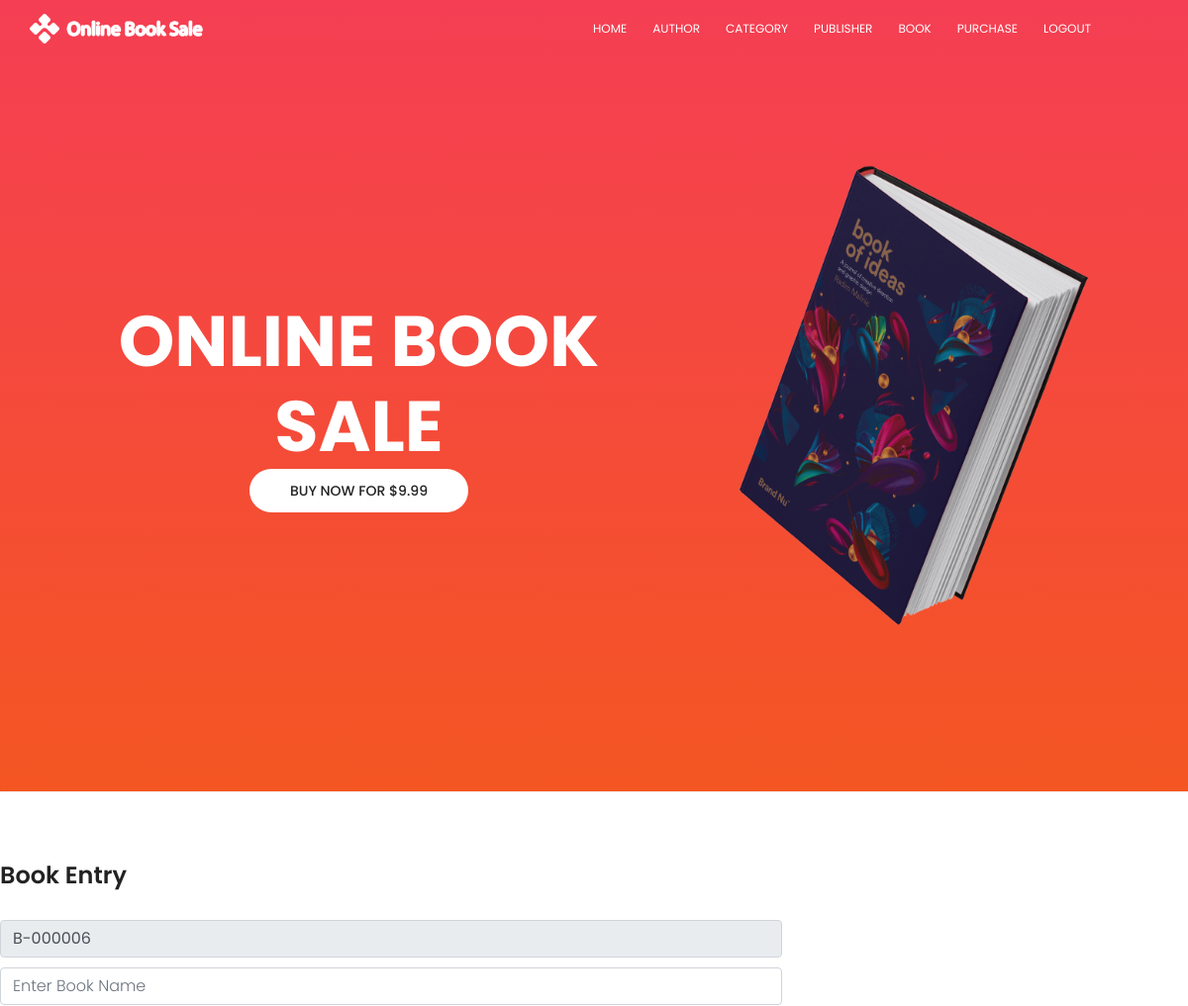
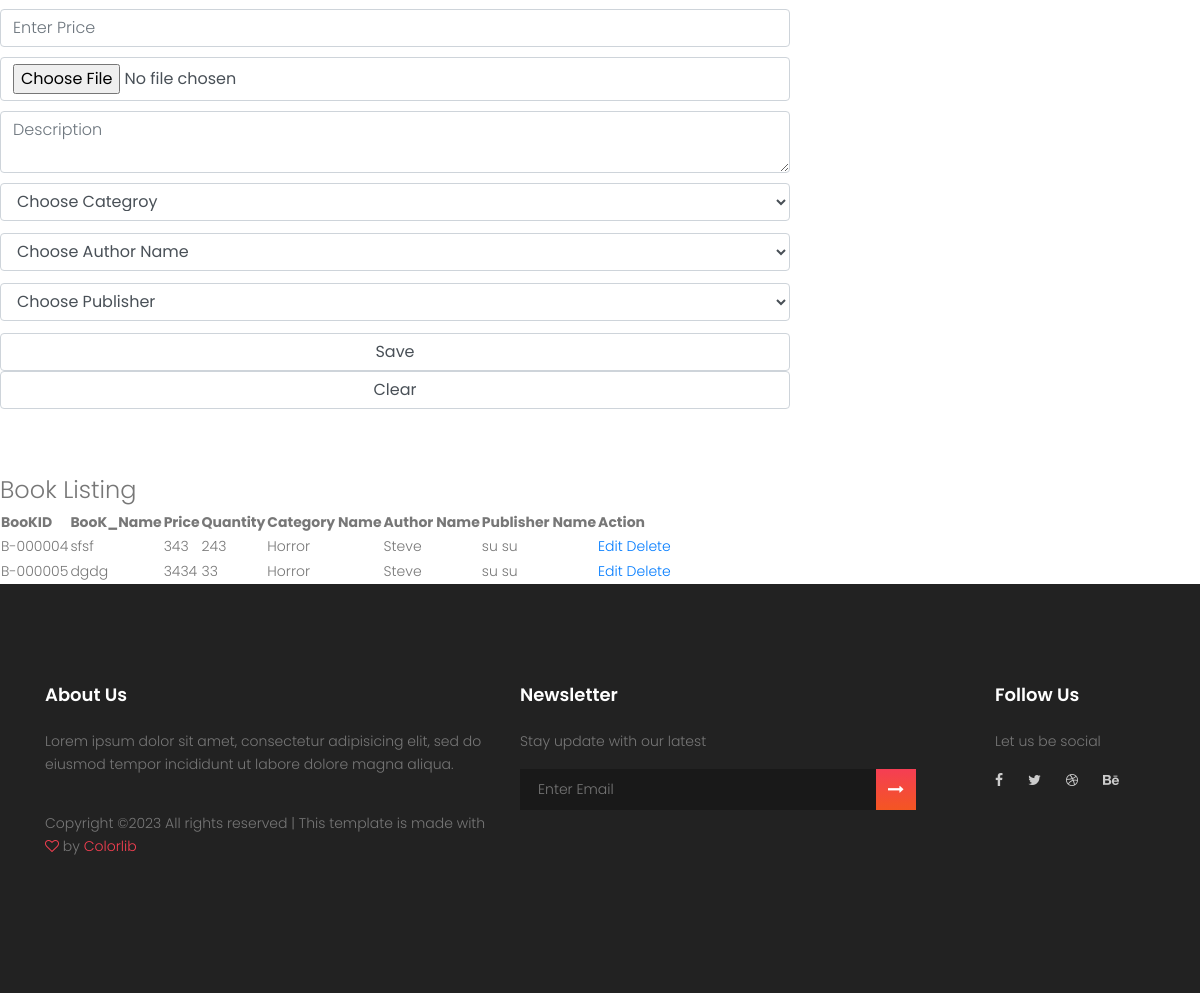
Page /Book_Entry.php on the committed database (2 pictures, top to bottom).
### tables this page shows
CREATE TABLE `book` (
  `BookID` varchar(20) NOT NULL,
  `BookName` varchar(50) NOT NULL,
  `AuthorID` varchar(50) NOT NULL,
  `CategoryID` varchar(50) NOT NULL,
  `PublisherID` varchar(20) NOT NULL,
  `Price` int(11) NOT NULL,
  `Quantity` int(11) NOT NULL,
  `BookImage` text NOT NULL,
  `Description` text NOT NULL
);

CREATE TABLE `category` (
  `CategoryID` varchar(10) NOT NULL,
  `CategoryName` varchar(20) NOT NULL
);

CREATE TABLE `author` (
  `AuthorID` varchar(20) NOT NULL,
  `AuthorName` varchar(50) NOT NULL
);

CREATE TABLE `publisher` (
  `PublisherID` varchar(20) NOT NULL,
  `PublisherName` varchar(50) NOT NULL,
  `PublisherDate` varchar(120) NOT NULL,
  `Address` varchar(50) NOT NULL,
  `Email` varchar(20) NOT NULL,
  `Phone` varchar(30) NOT NULL
);

### AutoID_Functions.php (called while the page is built, shortened)
<?php
function AutoID($tableName,$fieldName,$prefix,$noOfLeadingZeros)
{
	$connection=mysqli_connect('localhost','root','','book_shop_db');
	$sql="SELECT " . $fieldName . " FROM " . $tableName . " ORDER BY " . $fieldName . " DESC";
	$result = mysqli_query($connection,$sql);
	$noOfRow=mysqli_num_rows($result);
	$row = mysqli_fetch_array($result);
	if ($noOfRow<1)
	{
		return $prefix . "000001";
	}
	else
	{
		$oldID=$row[$fieldName];
		$oldID=str_replace($prefix,"",$oldID);
		$value=(int)$oldID;
		$value++;
		$newID=$prefix . NumberFormatter($value,$noOfLeadingZeros);
		return $newID;
	}
}
function NumberFormatter($number,$n)
{
	return str_pad((int) $number,$n,"0",STR_PAD_LEFT);
}
?>

### Book_Entry.php (the view, shortened to what this page needs)
<?php
include('AutoID_Functions.php');
include('header1.php');
?>
<html>
<head>
</head>
<body>
<div class="section-top-border">
						<div class="row">
							<div class="col-lg-8 col-md-8">
								<h3 class="mb-30">Book Entry</h3>
								<form action="Book_Entry.php" method="post" enctype="multipart/form-data">
									<div class="mt-10">
										<input type="text" name="txtbookid" class="form-control" value="<?php echo AutoID('Book','BookID','B-',6); ?>" required readonly  onfocus="this.placeholder = ''" onblur="this.placeholder = 'Book ID'" required class="single-input">
									</div>
									<div class="mt-10">
										<input type="text" name="txtbookname" class="form-control" placeholder="Enter Book Name" required  onfocus="this.placeholder = ''" onblur="this.placeholder = 'Book Name'" required class="single-input">
									</div>
									<div class="mt-10">
										<input type="number" name="txtprice" class="form-control" placeholder="Enter Price" min="0" required onfocus="this.placeholder = ''" onblur="this.placeholder = 'Price'" required class="single-input">
									</div>
									<div class="mt-10">
										<input type="file" class="form-control" name="fileBookImage"placeholder="Enter Quantity"  min="0" required onfocus="this.placeholder = ''" onblur="this.placeholder = 'BookImage'" required class="single-input">
									</div>
									<div class="mt-10">
										<textarea name="txtDes" class="form-control" required  placeholder="Description" onfocus="this.placeholder = ''" onblur="this.placeholder = 'Description'" required></textarea>
									</div>
									<div class="input-group-icon mt-10">
										<div class="form-select" >
										<select name="cboCategory" class="form-control">
											<option>Choose Categroy</option>
										</select>
										</div>
									</div>
									<div class="input-group-icon mt-10">
										<div class="form-select" >
										<select name="cboAuthor" class="form-control">
		                                   <option>Choose Author Name</option>
	</select>
										</div>
									</div>
									<div class="input-group-icon mt-10">
										<div class="form-select" >
										<select name="cboPublisher" class="form-control">
											<option>Choose Publisher</option>
										</select>
										</div>
									</div>
									<div class="mt-10">
										<input type="submit" name="btnSave" value="Save" class="form-control" placeholder="Enter Save"  min="0" required onfocus="this.placeholder = ''" onblur="this.placeholder = 'Save'" required class="single-input">
										<input type="reset" value="Clear" name="btnClear" value="Save" class="form-control" placeholder="Enter Clear"  min="0" required onfocus="this.placeholder = ''" onblur="this.placeholder = 'Clear'" required class="single-input">
									</div>
								</form>
							</div>
							</div>
						</div>
<legend>Book Listing</legend>
<table id="tabledesign" cellspacing="15px">
<tr>
<th>BooKID</th>
<th>BooK_Name</th>
<th>Price</th>
<th>Quantity</th>
<th>Category Name</th>
<th>Author Name</th>
<th>Publisher Name</th>
<th>Action</th>
</tr>
<?php
$select="SELECT * FROM book b,category c,author a,Publisher p
where b.CategoryID=c.CategoryID
and b.AuthorID=a.AuthorID
and b.PublisherID=p.PublisherID";
	$ret=mysqli_query($connection,$select);
	$size=mysqli_num_rows($ret);
for ($i=0; $i < $size; $i++)
{
	$row=mysqli_fetch_array($ret);
	$Book_ID=$row['BookID'];
	$Book_Name=$row['BookName'];
	$Book_Amount=$row['Price'];
	$Book_Quantity=$row['Quantity'];
	$Category=$row['CategoryName'];
	$Author=$row['AuthorName'];
	$Publisher=$row['PublisherName'];
	echo "<tr>";
			echo "<td>$Book_ID</td>";
			echo "<td>$Book_Name</td>";
			echo "<td>$Book_Amount</td>";
			echo "<td>$Book_Quantity</td>";
			echo "<td>$Category</td>";
			echo "<td>$Author</td>";
				echo "<td>$Publisher</td>";
			echo "<td>
					  <a href='BookUpdate.php?BID=$Book_ID'>Edit</a>
					  <a href='Book_Delete.php?BID=$Book_ID'>Delete</a>
				</td>";
	echo"</tr>";
}
 ?>
</table>
</body>
</html>
<?php
include('footer.php');
 ?>

### header1.php (shortened to what this page needs)
<!DOCTYPE html>
<html lang="zxx" class="no-js">
<head>
		<link rel="stylesheet" href="css/linearicons.css">
		<link rel="stylesheet" href="css/font-awesome.min.css">
		<link rel="stylesheet" href="css/bootstrap.css">
		<link rel="stylesheet" href="css/magnific-popup.css">
		<link rel="stylesheet" href="css/nice-select.css">
		<link rel="stylesheet" href="css/animate.min.css">
		<link rel="stylesheet" href="css/owl.carousel.css">
		<link rel="stylesheet" href="css/main.css">
	</head>
	<body>
		  <header id="header" id="home">
		    <div class="container">
		    	<div class="row align-items-center justify-content-between d-flex">
			      <div id="logo">
			        <a href="index.html"><img src="img/logo.png" alt="" title="" /></a>
			      </div>
			      <nav id="nav-menu-container">
			        <ul class="nav-menu">
			          <li class="menu-active"><a href="Orders_Search.php">Home</a></li>
			          <li><a href="Author_Entry.php">Author</a></li>
			          <li><a href="Category_Entry.php">Category</a></li>
			          <li><a href="Publisher_Entry.php">Publisher</a></li>
			          <li><a href="Book_Entry.php">Book</a></li>
			             <li><a href="purchase.php">Purchase</a></li>
			            <li><a href="Logout.php">LogOut</a></li>
			        </ul>
			      </nav>
		    	</div>
		    </div>
		  </header>
		<section class="banner-area" id="home">
			<div class="container">
				<div class="row fullscreen d-flex align-items-center justify-content-start">
					<div class="banner-content col-lg-7">
						<h1 class="text-uppercase">
							Online Book Sale
						</h1>
						<a href="#" class="primary-btn text-uppercase">Buy Now for $9.99</a>
					</div>
					<div class="col-lg-5 banner-right">
						<img class="img-fluid" src="img/header-img.png" alt="">
					</div>
				</div>
			</div>
		</section>

### footer.php (shortened to what this page needs)
			<footer class="footer-area section-gap">
				<div class="container">
					<div class="row">
						<div class="col-lg-5 col-md-6 col-sm-6">
							<div class="single-footer-widget">
								<h6>About Us</h6>
								<p>
									Lorem ipsum dolor sit amet, consectetur adipisicing elit, sed do eiusmod tempor incididunt ut labore dolore magna aliqua.
								</p>
								<p class="footer-text">
Copyright &copy;<script>document.write(new Date().getFullYear());</script> All rights reserved | This template is made with <i class="fa fa-heart-o" aria-hidden="true"></i> by <a href="https://colorlib.com" target="_blank">Colorlib</a>
								</p>
							</div>
						</div>
						<div class="col-lg-5  col-md-6 col-sm-6">
							<div class="single-footer-widget">
								<h6>Newsletter</h6>
								<p>Stay update with our latest</p>
								<div class="" id="mc_embed_signup">
									<form target="_blank" novalidate="true" action="https://spondonit.us12.list-manage.com/subscribe/post?u=1462626880ade1ac87bd9c93a&amp;id=92a4423d01" method="get" class="form-inline">
										<input class="form-control" name="EMAIL" placeholder="Enter Email" onfocus="this.placeholder = ''" onblur="this.placeholder = 'Enter Email '" required="" type="email">
			                            	<button class="click-btn btn btn-default"><i class="fa fa-long-arrow-right" aria-hidden="true"></i></button>
									</form>
								</div>
							</div>
						</div>
						<div class="col-lg-2 col-md-6 col-sm-6 social-widget">
							<div class="single-footer-widget">
								<h6>Follow Us</h6>
								<p>Let us be social</p>
								<div class="footer-social d-flex align-items-center">
									<a href="#"><i class="fa fa-facebook"></i></a>
									<a href="#"><i class="fa fa-twitter"></i></a>
									<a href="#"><i class="fa fa-dribbble"></i></a>
									<a href="#"><i class="fa fa-behance"></i></a>
								</div>
							</div>
						</div>
					</div>
				</div>
			</footer>
		</body>
	</html>

### css/main.css (style rules this page uses)
body { color: #777777; font-family: "Poppins", sans-serif; font-size: 14px; font-weight: 300; line-height: 1.625em; position: relative; }
ol, ul { margin: 0; padding: 0; list-style: none; }
select { display: block; }
a { -webkit-transition: all 0.3s ease 0s; -moz-transition: all 0.3s ease 0s; -o-transition: all 0.3s ease 0s; transition: all 0.3s ease 0s; }
a, a:focus, a:hover { text-decoration: none; outline: 0; }
.btn i, .btn-large i, .btn-floating i, .btn-large i, .btn-flat i { font-size: 1em; line-height: inherit; }
h1, h2, h3, h4, h5, h6 { font-family: "Poppins", sans-serif; color: #222222; line-height: 1.2em !important; margin-bottom: 0; margin-top: 0; font-weight: 600; }
h1, .h1 { font-size: 36px; }
h3, .h3 { font-size: 24px; }
h6, .h6 { font-size: 14px; color: #222222; }
td, th { border-radius: 0px; }
.mt-10 { margin-top: 10px; }
.mb-30 { margin-bottom: 30px; }
h1 { font-size: 36px; }
h3 { font-size: 24px; }
h6 { font-size: 14px; }
h1, h2, h3, h4, h5, h6 { line-height: 1.5em; }
.input-group-icon { position: relative; }
.form-select { height: 40px; width: 100%; }
#header { padding: 14px 0; position: fixed; left: 0; top: 0; right: 0; transition: all 0.5s; z-index: 997; }
#header #logo img { padding: 0; margin: 0; }
.nav-menu, .nav-menu * { margin: 0; padding: 0; list-style: none; }
.nav-menu li { position: relative; white-space: nowrap; }
.nav-menu > li { float: left; }
#nav-menu-container { margin: 0; }
@media (min-width: 1024px) { #nav-menu-container { padding-right: 60px; } }
.nav-menu a { padding: 0 8px 0px 8px; text-decoration: none; display: inline-block; color: #fff; font-weight: 400; font-size: 12px; text-transform: uppercase; outline: none; }
.nav-menu > li { margin-left: 10px; }
#mobile-nav { position: fixed; top: 0; padding-top: 18px; bottom: 0; z-index: 998; background: rgba(0, 0, 0, 0.8); left: -260px; width: 260px; overflow-y: auto; transition: 0.4s; }
#mobile-nav ul { padding: 0; margin: 0; list-style: none; }
#mobile-nav ul li { position: relative; }
#mobile-nav ul li a { color: #fff; font-size: 13px; text-transform: uppercase; overflow: hidden; padding: 10px 22px 10px 15px; position: relative; text-decoration: none; width: 100%; display: block; outline: none; font-weight: 700; }
.section-gap { padding: 120px 0; }
.p1-gradient-bg, .primary-btn, .banner-area, .single-price:hover .price-bottom, .call-to-action-area, .single-footer-widget .click-btn, .generic-banner { background-image: -moz-linear-gradient(90deg, #f45622 0%, #f53e54 100%); background-image: -webkit-linear-gradient(90deg, #f45622 0%, #f53e54 100%); background-image: -ms-linear-gradient(90deg, #f45622 0%, #f53e54 100%); }
.primary-btn { line-height: 42px; padding-left: 30px; padding-right: 60px; border-radius: 25px; border: none; color: #fff; display: inline-block; font-weight: 500; position: relative; -webkit-transition: all 0.3s ease 0s; -moz-transition: all 0.3s ease 0s; -o-transition: all 0.3s ease 0s; transition: all 0.3s ease 0s; cursor: pointer; text-transform: uppercase; position: relative; }
.banner-content { text-align: center; }
.banner-content h1 { color: #fff; font-size: 72px; font-weight: 700; line-height: 1em; margin-top: 20px; }
.primary-btn { background: #fff; border: 1px solid transparent; color: #222; padding-left: 40px; padding-right: 40px; border-radius: 50px; }
.footer-area { padding-top: 100px; background-color: #222222; }
h6 { color: #fff; margin-bottom: 25px; font-size: 18px; font-weight: 600; }
.footer-social a { padding-right: 25px; -webkit-transition: all 0.3s ease 0s; -moz-transition: all 0.3s ease 0s; -o-transition: all 0.3s ease 0s; transition: all 0.3s ease 0s; }
.footer-social i { color: #cccccc; -webkit-transition: all 0.3s ease 0s; -moz-transition: all 0.3s ease 0s; -o-transition: all 0.3s ease 0s; transition: all 0.3s ease 0s; }
.single-footer-widget input { border: none; width: 80% !important; font-weight: 300; background: #191919; color: #777; padding-left: 20px; border-radius: 0; font-size: 14px; padding: 10px 18px; }
.single-footer-widget .click-btn { color: #fff; border-radius: 0; border-top-left-radius: 0px; border-bottom-left-radius: 0px; padding: 8px 12px; border: 0; }
.footer-text { padding-top: 20px; }
.footer-text a, .footer-text i { color: #f53f51; }
.section-top-border { padding: 70px 0; border-top: 1px dotted #eee; }

### rows in the picture
book: BookID "B-000004", BookName "sfsf", Price "343", Quantity "243", CategoryID.CategoryName "Horror", AuthorID.AuthorName "Steve", PublisherID.PublisherName "su su"
book: BookID "B-000005", BookName "dgdg", Price "3434", Quantity "33", CategoryID.CategoryName "Horror", AuthorID.AuthorName "Steve", PublisherID.PublisherName "su su"
